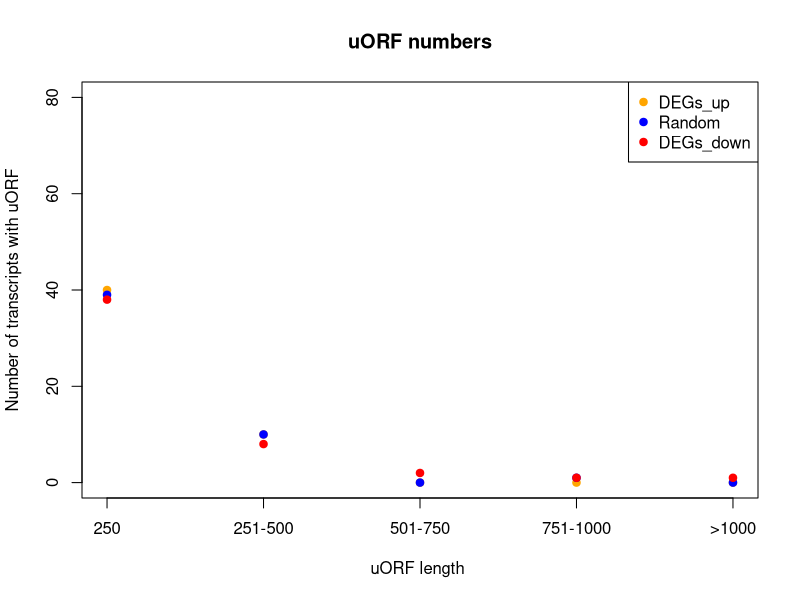

Source code (R):
setwd("~/Project_bioinformatics")
require(ggplot2)
library(RColorBrewer)
library(dplyr)

Metabolite <- read.delim("max_uORF.txt", comment.char = "#")

DEGup <- read.delim("up_uORF.txt", comment.char="#")

select_up<- which(Metabolite$GeneID%in%DEGup$GeneID)
Metabolite_select_up <- Metabolite[select_up,]
Metabolite_select_up$MaxuORF<-as.numeric(Metabolite_select_up$uORF)

Random <- read.delim("random_uORF.txt", comment.char="#")

select<- which(Metabolite$GeneID%in%Random$GeneID)
Metabolite_select_Random <- Metabolite[select,]
Metabolite_select_Random$MaxuORF<-as.numeric(Metabolite_select_Random$uORF)

DEGdown <- read.delim("down_uORF.txt", comment.char="#")

select_down<- which(Metabolite$GeneID%in%DEGdown$GeneID)
Metabolite_select_down <- Metabolite[select_down,]
Metabolite_select_down$MaxuORF<-as.numeric(Metabolite_select_down$uORF)


####  UP

bin_up_250<-subset(Metabolite_select_up,Metabolite_select_up$MaxuORF<=250)
bin_up_251_500<-subset(Metabolite_select_up,Metabolite_select_up$MaxuORF>250&Metabolite_select_up$MaxuORF<=500)
bin_up_501_750<-subset(Metabolite_select_up,Metabolite_select_up$MaxuORF>500&Metabolite_select_up$MaxuORF<=750)
bin_up_751_1000<-subset(Metabolite_select_up,Metabolite_select_up$MaxuORF>750&Metabolite_select_up$MaxuORF<=1000)
bin_up_1000<-subset(Metabolite_select_up,Metabolite_select_up$MaxuORF>1000)

bin_250_random<-subset(Metabolite_select_Random,Metabolite_select_Random$MaxuORF<=250)
bin_251_500_random<-subset(Metabolite_select_Random,Metabolite_select_Random$MaxuORF>250&Metabolite_select_Random$MaxuORF<=500)
bin_501_750_random<-subset(Metabolite_select_Random,Metabolite_select_Random$MaxuORF>500&Metabolite_select_Random$MaxuORF<=750)
bin_751_1000_random<-subset(Metabolite_select_Random,Metabolite_select_Random$MaxuORF>750&Metabolite_select_Random$MaxuORF<=1000)
bin_1000_random<-subset(Metabolite_select_Random,Metabolite_select_Random$MaxuORF>1000)

##DOWN

bin_down_250<-subset(Metabolite_select_down,Metabolite_select_down$MaxuORF<=250)
bin_down_251_500<-subset(Metabolite_select_down,Metabolite_select_down$MaxuORF>250&Metabolite_select_down$MaxuORF<=500)
bin_down_501_750<-subset(Metabolite_select_down,Metabolite_select_down$MaxuORF>500&Metabolite_select_down$MaxuORF<=750)
bin_down_751_1000<-subset(Metabolite_select_down,Metabolite_select_down$MaxuORF>750&Metabolite_select_down$MaxuORF<=1000)
bin_down_1000<-subset(Metabolite_select_down,Metabolite_select_down$MaxuORF>1000)

DEGs_up <- c(nrow(bin_up_250),nrow(bin_up_251_500),nrow(bin_up_501_750),nrow(bin_up_751_1000),nrow(bin_up_1000))
DEGs_up<-as.data.frame(DEGs_up)
Random <- c(nrow(bin_250_random),nrow(bin_251_500_random),nrow(bin_501_750_random),nrow(bin_751_1000_random),nrow(bin_1000_random))
Random <- as.data.frame(Random)

DEGs_down <- c(nrow(bin_down_250),nrow(bin_down_251_500),nrow(bin_down_501_750),nrow(bin_down_751_1000),nrow(bin_down_1000))
DEGs_down<-as.data.frame(DEGs_down)


pdf("uORF_numbers.pdf")
plot(DEGs_up$DEGs_up, col="orange", pch=19,
     main="uORF numbers",
     xlab="uORF length ",
     ylab="Number of transcripts with uORF", xaxt = "n",
     ylim=c(0,80))
axis(side=1, at = c(1, 2, 3, 4, 5),labels=c("250","251-500","501-750","751-1000",">1000"))
points(Random$Random, col="blue", pch=19)
points(DEGs_down$DEGs_down, col="red", pch=19)
legend('topright',legend=c("DEGs_up", "Random","DEGs_down"), pch=c(19, 19), col=c('orange', 'blue', 'red'))
dev.off()
